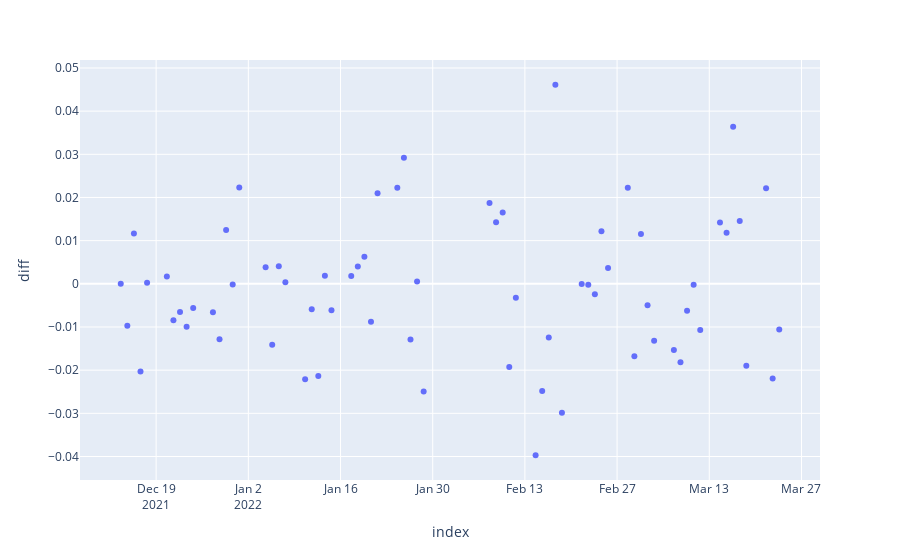

The notebook cell saved with this chart:
### Code cell
# 所有收盘时刻 diff的分布
import plotly.express as px

tmp_df_signal_close = df_signal[df_signal.index.time==time(15,0,0)]
fig = px.scatter(tmp_df_signal_close.reset_index(),x='index', y='diff',
                # marginal_x="histogram",
                # text=tmp_grid_res['scatter label'].tolist()
                )
fig.show()
